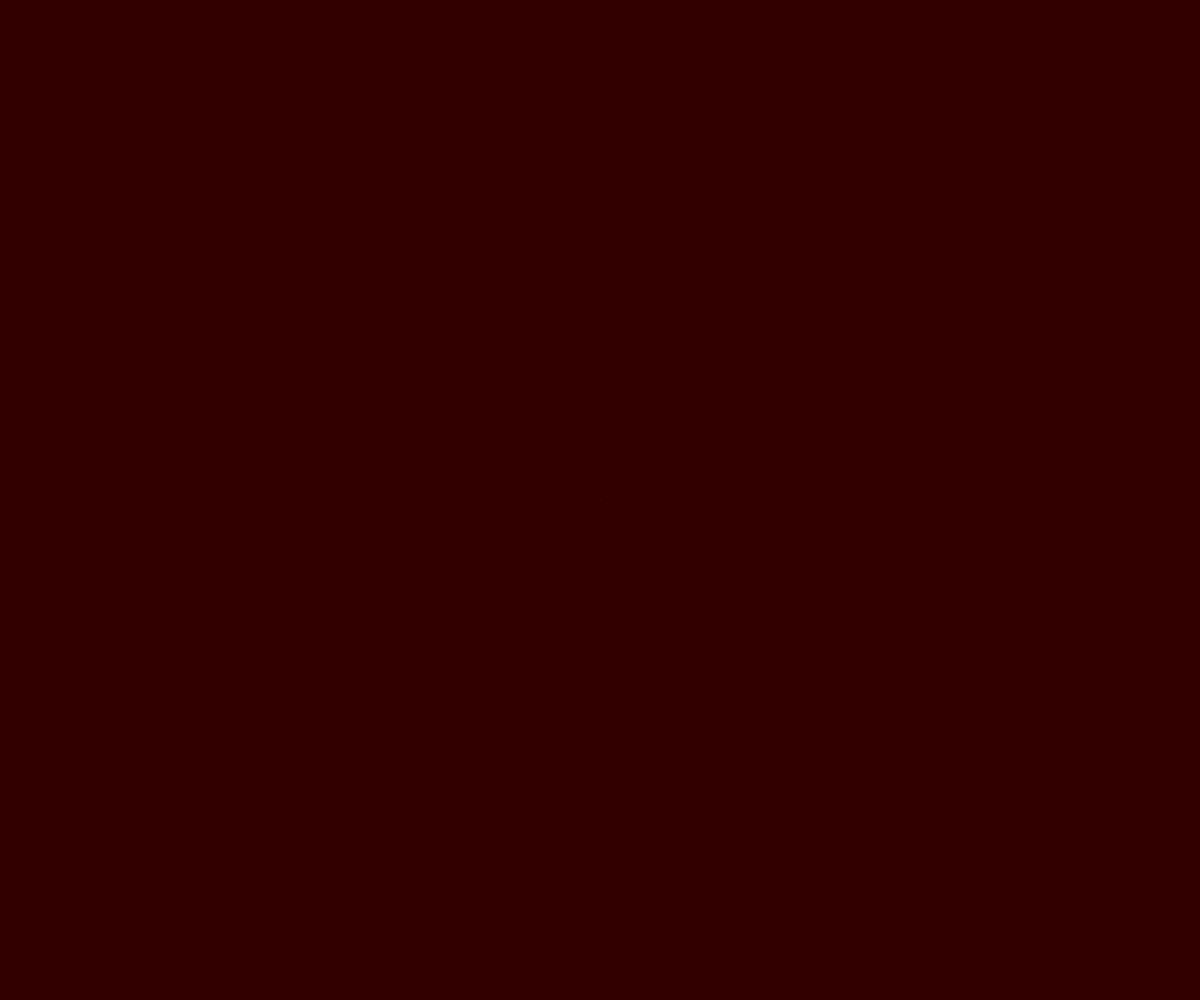
Frame 1 (no input)
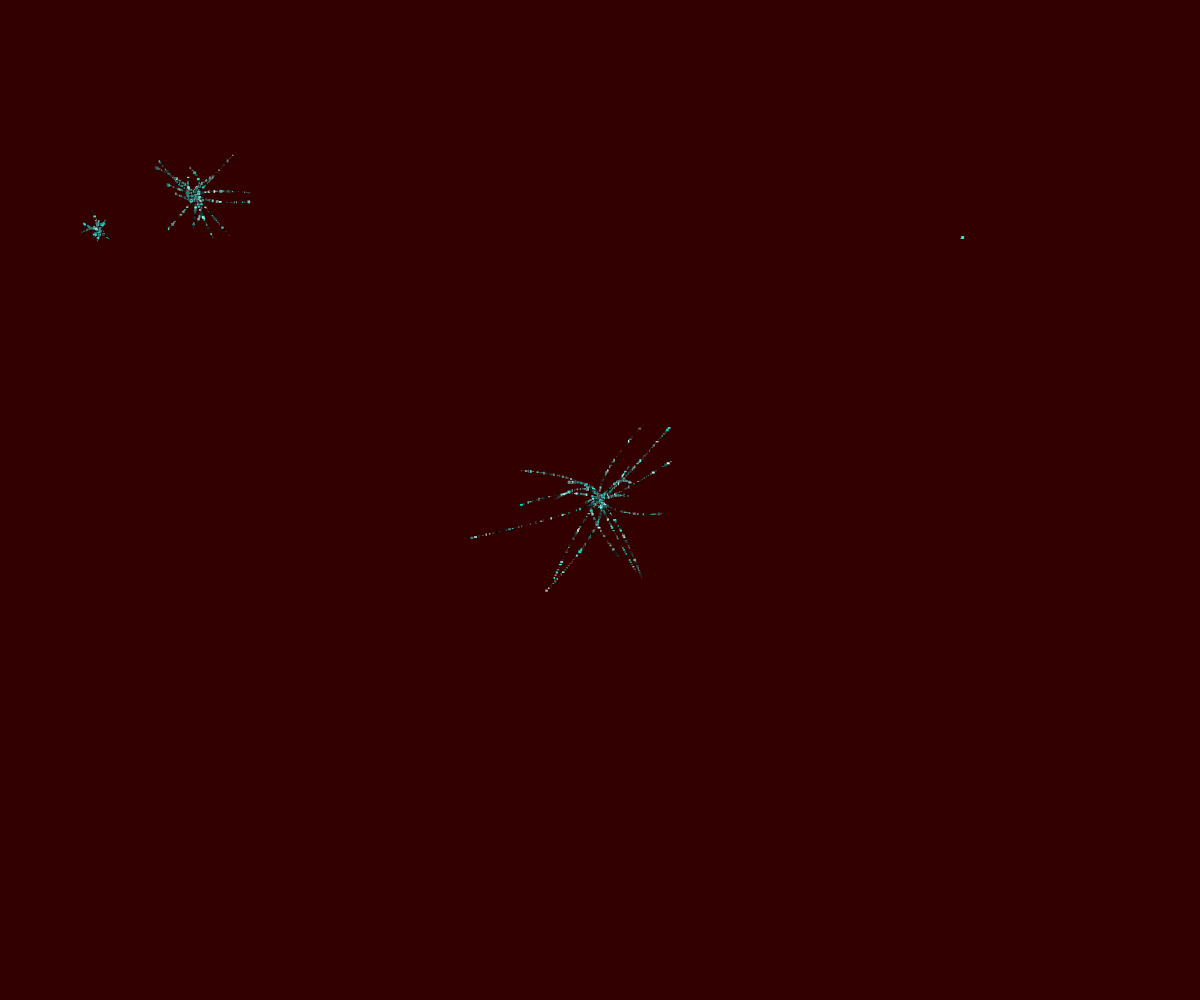
Frame 60 (no input)
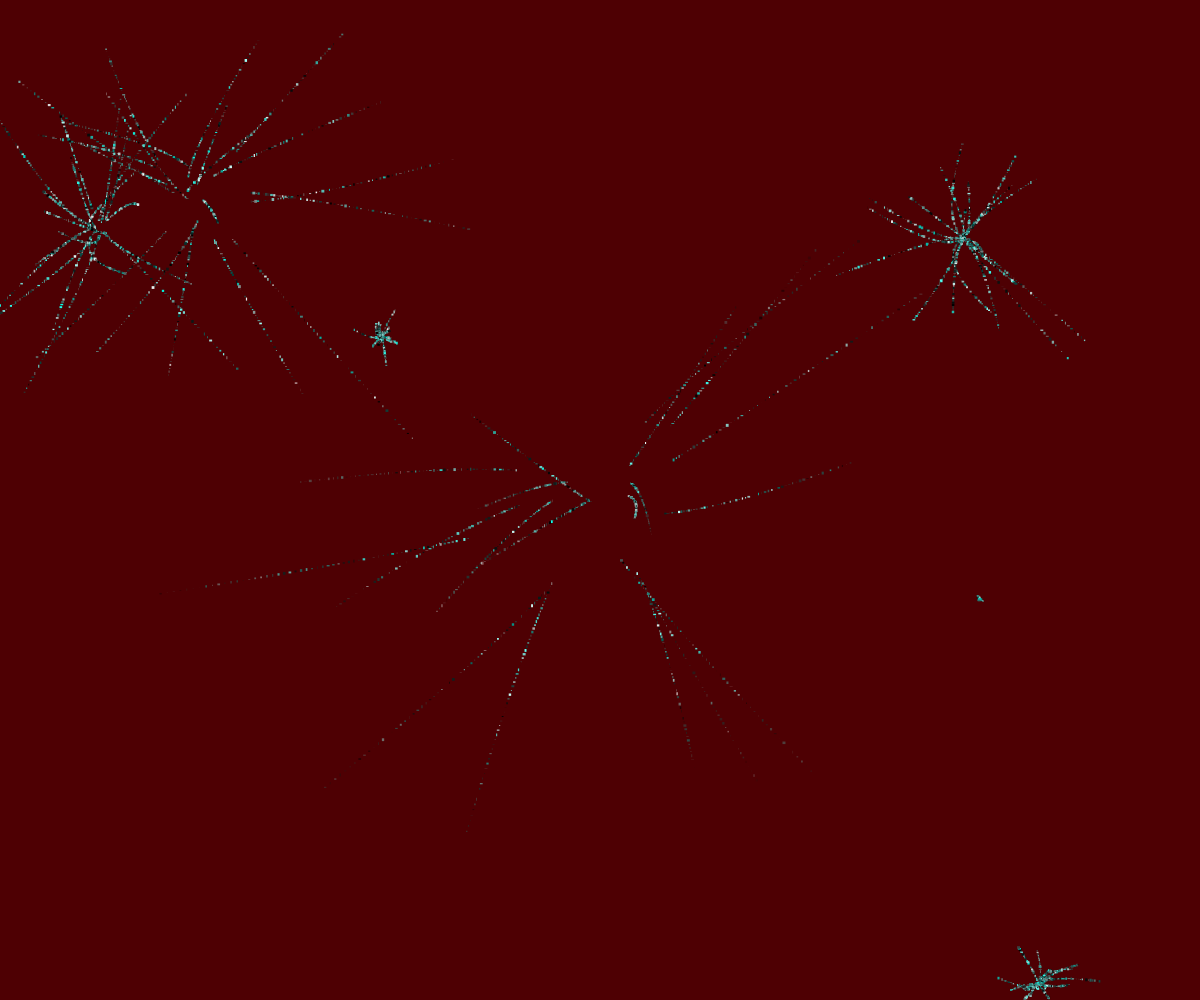
Frame 120 (the mouse pressed at the canvas centre since frame 60)

The p5.js sketch that drew these frames (run headless with seeded random() and noise() and a simulated clock; from frame 60 on, the mouse is pressed at the canvas centre):

// p5.js sketch
// ── sketch.js
let sparks = [];
let x; 
let y; 


function setup() {
  createCanvas(windowWidth, windowHeight);
  colorMode(HSB, 360, 100, 100, 100);
  x = width/2;
  y = height/2;
  background(0, 100, 20)
}

function draw() {
  // background(random(10), 100, random(100), 1);

  //array of sparks
  sparks.push(new Element(createVector(x, y)));
  for(let i = sparks.length - 1; i >= 0; i--){
    let s = sparks[i];
    s.run();
    if (s.ghost()){
      sparks.splice(i, 1);
      }
    }

  if (frameCount%19==0){
    x = random(width);
    y = random(height);
  }
  }

class Element {
  constructor(loc) {
    this.accel = createVector(random(-0.05, 0.05), random(-0.05, 0.05));
    this.vel = createVector(random(-1,1), random(-1,1));
    this.loc = loc.copy();
    this.lifespan = 255.0;
    this.H1 = 175;
  }

  run(){
    this.update();
    this.display();
  }

  //movements of squares
  update(){
    this.vel.add(this.accel);
    this.loc.add(this.vel);
    this.lifespan -= random(1,3);
  }

  //show squares
  display(){
    noStroke();
    rectMode(CENTER)
    fill(this.H1, random(100), random(100), this.lifespan);
    rect(this.loc.x, this.loc.y, random(3), random(3));
  }

  //make the squares disappear when faded out
  ghost(){
    if (this.lifespan < 0.0){
      return true;
    } else {
      return false;
    }
  }
}

function mousePressed(){
  background(random(300, 360), 100, random(50));
}

function touchStarted(){
  background(random(300, 360), 100, random(50));
}
